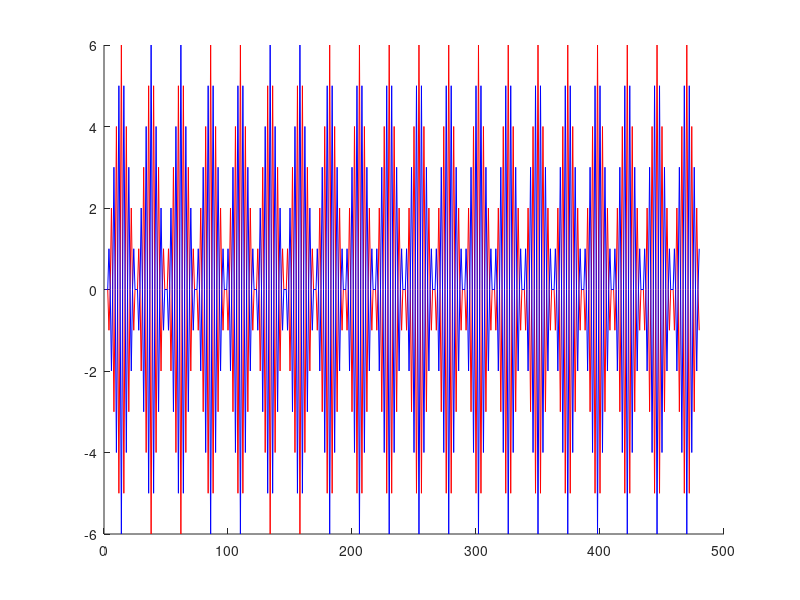

Write the MATLAB code that produced this figure.
W=12 ;%Word size
N=20; %Number of words
xt=zeros((2*W)*N+W);
x=xt(1,:);

h1=[0 -1 0 1 0 -1 0 1 0 -1 0 1]; %1
h2=[0 1 0 -1 0 1 0 -1 0 1 0 -1]; %0

%Input Data%
for i=1:N  
x(2*W*(i-1)+W+1:2*W*(i-1)+2*W)=[0 1 0 -1 0 1 0 -1 0 1 0 -1];
end

for i=2:3  
x(2*W*(i-1)+W+1:2*W*(i-1)+2*W)=[0 -1 0 1 0 -1 0 1 0 -1 0 1];
end

for i=6:7  
x(2*W*(i-1)+W+1:2*W*(i-1)+2*W)=[0 -1 0 1 0 -1 0 1 0 -1 0 1];
end






%Filtering%
xb=1:W;

for i=1:2*N*W
    xb(1:W)=x(W-1+i:-1:i);
    A=0;
    A2=0;
    A3=0;
    for j=1:W
        A=xb(j)*h1(j)+A;
        A2=xb(j)*h2(j)+A2;
    end
    y(i)=A;
    y2(i)=A2;
end
figure(1)
hold on
plot(y,'r')
plot(y2,'b')

%Decision%
if mod(W,2)==1
    a=W+1
else
    a=W+2
end

for i=1:N
    if y(a+2*W*(i-1))>0
        yd(i)=1
    else
        yd(i)=0
    end
end
